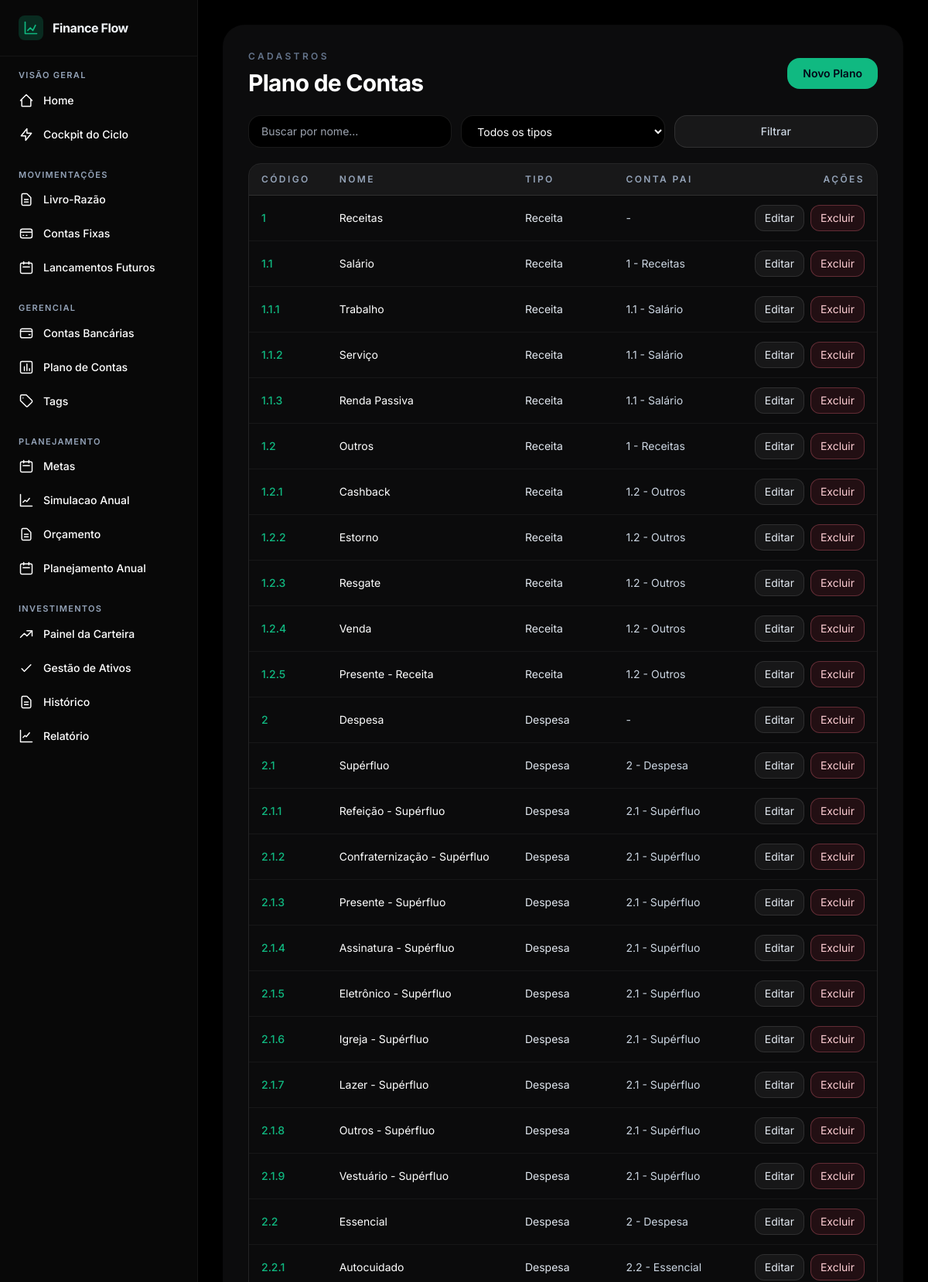
Page /contas/planos/ (upper part) on the committed database.
### apps/contas/models.py (models this page shows, shortened)
class PlanoConta(ModeloBase):
    class TipoNatureza(models.TextChoices):
        RECEITA = 'Receita', 'Receita'
        DESPESA = 'Despesa', 'Despesa'
        INVESTIMENTO = 'Investimento', 'Investimento'
        TRANSFERENCIA = 'Transferencia', 'Transferência'
    codigo = models.CharField(
        max_length=40,
        unique=True,
        db_index=True,
        validators=[
            RegexValidator(
                regex=r'^\d+(\.\d+)*$',
                message='Use formato hierárquico numérico, como 1, 1.1 ou 1.1.1.',
            )
        ],
    )
    nome = models.CharField(max_length=150)
    tipo_natureza = models.CharField(max_length=15, choices=TipoNatureza.choices)
    conta_pai = models.ForeignKey(
        'self',
        on_delete=models.CASCADE,
        null=True,
        blank=True,
        related_name='subcontas',
    )
    class Meta:
        verbose_name = 'Plano de Conta'
        verbose_name_plural = 'Plano de Contas'

### apps/contas/views.py (the view)
# urls.py: path('contas/planos/', views.lista_planos_conta, name='lista_planos_conta'),
@require_http_methods(["GET"])
def lista_planos_conta(request):
    query = (request.GET.get('q') or '').strip()
    tipo = (request.GET.get('tipo') or '').strip()
    planos = PlanoConta.objects.select_related('conta_pai').order_by('codigo')
    if query:
        planos = planos.filter(Q(nome__icontains=query) | Q(codigo__icontains=query) | Q(conta_pai__nome__icontains=query))
    if tipo:
        planos = planos.filter(tipo_natureza=tipo)
    context = {
        'planos': planos,
        'query': query,
        'tipo': tipo,
        'tipo_choices': PlanoConta.TipoNatureza.choices,
    }
    return render(request, 'contas/planos/lista.html', context)

### templates/contas/planos/lista.html (shortened to what this page needs)
{% extends "layouts/base.html" %}
{% block content %}
<div class="mx-auto max-w-6xl">
  <section class="glass-panel rounded-[28px] p-8 shadow-2xl shadow-black/10">
    <div class="mb-6 flex flex-wrap items-center justify-between gap-4">
      <div>
        <p class="text-xs font-semibold uppercase tracking-[0.28em] text-slate-500">Cadastros</p>
        <h1 class="mt-2 text-3xl font-bold tracking-tight text-white">Plano de Contas</h1>
      </div>
      <a href="{% url 'contas:novo_plano_conta' %}" class="inline-flex items-center rounded-2xl bg-neonprimary px-5 py-2.5 text-sm font-semibold text-slate-950 transition hover:brightness-110">Novo Plano</a>
    </div>
    <form method="GET" class="mb-5 grid grid-cols-1 gap-3 md:grid-cols-3">
      <input type="text" name="q" value="{{ query }}" placeholder="Buscar por nome..." class="w-full rounded-2xl border border-white/10 bg-darkbg px-4 py-2.5 text-sm text-white outline-none transition focus:border-neonprimary/40" />
      <select name="tipo" class="w-full rounded-2xl border border-white/10 bg-darkbg px-4 py-2.5 text-sm text-white outline-none transition focus:border-neonprimary/40">
        <option value="">Todos os tipos</option>
      </select>
      <button type="submit" class="inline-flex items-center justify-center rounded-2xl border border-white/10 bg-white/5 px-4 py-2.5 text-sm font-medium text-slate-300 transition hover:bg-white/10">Filtrar</button>
    </form>
    <div class="overflow-x-auto rounded-2xl border border-white/10">
      <table class="min-w-full divide-y divide-white/10">
        <thead class="bg-white/5">
          <tr>
            <th class="px-4 py-3 text-left text-xs font-semibold uppercase tracking-[0.2em] text-slate-400">Código</th>
            <th class="px-4 py-3 text-left text-xs font-semibold uppercase tracking-[0.2em] text-slate-400">Nome</th>
            <th class="px-4 py-3 text-left text-xs font-semibold uppercase tracking-[0.2em] text-slate-400">Tipo</th>
            <th class="px-4 py-3 text-left text-xs font-semibold uppercase tracking-[0.2em] text-slate-400">Conta Pai</th>
            <th class="px-4 py-3 text-right text-xs font-semibold uppercase tracking-[0.2em] text-slate-400">Ações</th>
          </tr>
        </thead>
        <tbody class="divide-y divide-white/5 bg-black/10">
          {% for plano in planos %}
            <tr class="transition hover:bg-white/5">
              <td class="px-4 py-3 text-sm font-medium text-neonprimary">{{ plano.codigo }}</td>
              <td class="px-4 py-3 text-sm text-white">{{ plano.nome }}</td>
              <td class="px-4 py-3 text-sm text-slate-200">{{ plano.get_tipo_natureza_display }}</td>
              <td class="px-4 py-3 text-sm text-slate-300">{% if plano.conta_pai %}{{ plano.conta_pai.codigo }} - {{ plano.conta_pai.nome }}{% else %}-{% endif %}</td>
              <td class="px-4 py-3 text-right text-sm">
                <div class="inline-flex gap-2">
                  <a href="{% url 'contas:editar_plano_conta' plano.id %}" class="rounded-xl border border-white/10 bg-white/5 px-3 py-1.5 text-slate-200 transition hover:bg-white/10">Editar</a>
                  <form method="POST" action="{% url 'contas:excluir_plano_conta' plano.id %}" onsubmit="return confirm('Confirma exclusão deste plano?');">
                    <button type="submit" class="rounded-xl border border-rose-400/30 bg-rose-500/10 px-3 py-1.5 text-rose-200 transition hover:bg-rose-500/20">Excluir</button>
                  </form>
                </div>
              </td>
            </tr>
          {% empty %}
            <tr>
              <td colspan="5" class="px-4 py-10 text-center text-sm text-slate-400">Nenhum plano de conta encontrado.</td>
            </tr>
          {% endfor %}
        </tbody>
      </table>
    </div>
  </section>
</div>
{% endblock %}

### templates/layouts/base.html (style rules this page uses)
body { background-color: #0f0f0f; color: #F8FAFC; -webkit-font-smoothing: antialiased; }
.glass-panel { background: rgba(18, 18, 19, 0.7); backdrop-filter: blur(12px); border: 1px solid rgba(15, 14, 14, 0.05); }

### rows in the picture
PlanoConta: codigo "1", nome "Receitas", tipo_natureza "Receita"
PlanoConta: codigo "1.1", nome "Salário", tipo_natureza "Receita", conta_pai.codigo "1", conta_pai.nome "Receitas"
PlanoConta: codigo "1.1.1", nome "Trabalho", tipo_natureza "Receita", conta_pai.codigo "1.1", conta_pai.nome "Salário"
PlanoConta: codigo "1.1.2", nome "Serviço", tipo_natureza "Receita", conta_pai.codigo "1.1", conta_pai.nome "Salário"
PlanoConta: codigo "1.1.3", nome "Renda Passiva", tipo_natureza "Receita", conta_pai.codigo "1.1", conta_pai.nome "Salário"
PlanoConta: codigo "1.2", nome "Outros", tipo_natureza "Receita", conta_pai.codigo "1", conta_pai.nome "Receitas"
PlanoConta: codigo "1.2.1", nome "Cashback", tipo_natureza "Receita", conta_pai.codigo "1.2", conta_pai.nome "Outros"
PlanoConta: codigo "1.2.2", nome "Estorno", tipo_natureza "Receita", conta_pai.codigo "1.2", conta_pai.nome "Outros"
PlanoConta: codigo "1.2.3", nome "Resgate", tipo_natureza "Receita", conta_pai.codigo "1.2", conta_pai.nome "Outros"
PlanoConta: codigo "1.2.4", nome "Venda", tipo_natureza "Receita", conta_pai.codigo "1.2", conta_pai.nome "Outros"
PlanoConta: codigo "1.2.5", nome "Presente - Receita", tipo_natureza "Receita", conta_pai.codigo "1.2", conta_pai.nome "Outros"
PlanoConta: codigo "2", nome "Despesa", tipo_natureza "Despesa"
PlanoConta: codigo "2.1", nome "Supérfluo", tipo_natureza "Despesa", conta_pai.codigo "2", conta_pai.nome "Despesa"
PlanoConta: codigo "2.1.1", nome "Refeição - Supérfluo", tipo_natureza "Despesa", conta_pai.codigo "2.1", conta_pai.nome "Supérfluo"
PlanoConta: codigo "2.1.2", nome "Confraternização - Supérfluo", tipo_natureza "Despesa", conta_pai.codigo "2.1", conta_pai.nome "Supérfluo"
PlanoConta: codigo "2.1.3", nome "Presente - Supérfluo", tipo_natureza "Despesa", conta_pai.codigo "2.1", conta_pai.nome "Supérfluo"
PlanoConta: codigo "2.1.4", nome "Assinatura - Supérfluo", tipo_natureza "Despesa", conta_pai.codigo "2.1", conta_pai.nome "Supérfluo"
PlanoConta: codigo "2.1.5", nome "Eletrônico - Supérfluo", tipo_natureza "Despesa", conta_pai.codigo "2.1", conta_pai.nome "Supérfluo"
PlanoConta: codigo "2.1.6", nome "Igreja - Supérfluo", tipo_natureza "Despesa", conta_pai.codigo "2.1", conta_pai.nome "Supérfluo"
PlanoConta: codigo "2.1.7", nome "Lazer - Supérfluo", tipo_natureza "Despesa", conta_pai.codigo "2.1", conta_pai.nome "Supérfluo"
PlanoConta: codigo "2.1.8", nome "Outros - Supérfluo", tipo_natureza "Despesa", conta_pai.codigo "2.1", conta_pai.nome "Supérfluo"
PlanoConta: codigo "2.1.9", nome "Vestuário - Supérfluo", tipo_natureza "Despesa", conta_pai.codigo "2.1", conta_pai.nome "Supérfluo"
PlanoConta: codigo "2.2", nome "Essencial", tipo_natureza "Despesa", conta_pai.codigo "2", conta_pai.nome "Despesa"
PlanoConta: codigo "2.2.1", nome "Autocuidado", tipo_natureza "Despesa", conta_pai.codigo "2.2", conta_pai.nome "Essencial"
